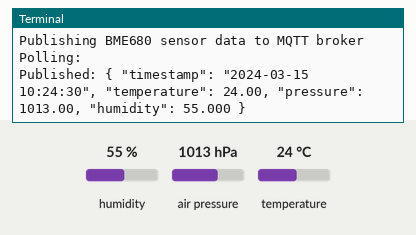
The program below on a simulated Raspberry Pi (BCM pin numbers). On the bench: the last lines printed to the terminal. Inputs (shaded band) come from the test bench; at power-on: humidity 55 %, air pressure 1013 hPa, temperature 24 °C. The clock reads 2024-03-15 10:24:30 at power-on unless the program sets it; no MQTT or app messages arrive unless stated.

Above: at 1.3 s.
1.4 s: humidity set to 22 %
At 6.1 s:
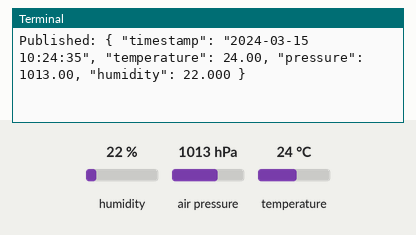
6.4 s: air pressure set to 952 hPa
At 11.1 s:
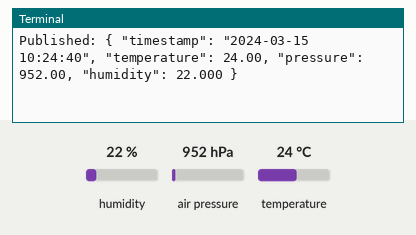
11.4 s: temperature set to 12 °C
At 16.8 s:
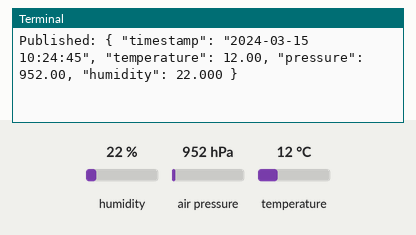
Timing chart, 0 to 18.3 s (numbered marks = the images above; inputs shaded):
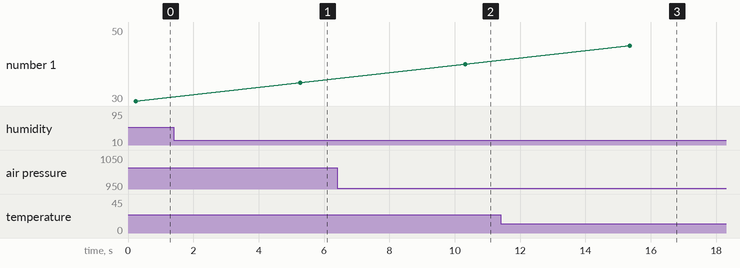

The program:

publishdata.py
```python
#!/usr/bin/env python3

import time
import datetime
import bme680
import paho.mqtt.client as mqtt

# MQTT Broker (Mosquitto) settings
broker_address = "localhost"  # Replace with your MQTT broker address
topic = "sensor/bme680"  # Topic to publish sensor data

def main():
    print("Publishing BME680 sensor data to MQTT broker")

    try:
        sensor = bme680.BME680(bme680.I2C_ADDR_PRIMARY)
    except (RuntimeError, IOError):
        sensor = bme680.BME680(bme680.I2C_ADDR_SECONDARY)

    # These oversampling settings can be tweaked to change the balance between accuracy and noise in the data.
    sensor.set_humidity_oversample(bme680.OS_2X)
    sensor.set_pressure_oversample(bme680.OS_4X)
    sensor.set_temperature_oversample(bme680.OS_8X)
    sensor.set_filter(bme680.FILTER_SIZE_3)

    # MQTT setup
    client = mqtt.Client("bme680_publisher")
    client.connect(broker_address)

    print('Polling:')
    try:
        while True:
            if sensor.get_sensor_data():
                timestamp = datetime.datetime.now().strftime("%Y-%m-%d %H:%M:%S")
                payload = '{ "timestamp": "%s", "temperature": %.2f, "pressure": %.2f, "humidity": %.3f }' % (
                    timestamp, sensor.data.temperature, sensor.data.pressure, sensor.data.humidity)
                client.publish(topic, payload)
                print(f"Published: {payload}")
            time.sleep(5)  # Adjust sleep time as needed
    except KeyboardInterrupt:
        client.disconnect()
        pass

if __name__ == '__main__':
    main()
```

Measured:
- after the input at 1.4 s, the terminal: prints a new line after 3.9 s (image 1)
- after the input at 6.4 s, the terminal: prints a new line after 3.9 s (image 2)
- after the input at 11.4 s, the terminal: prints a new line after 4.0 s (image 3)
